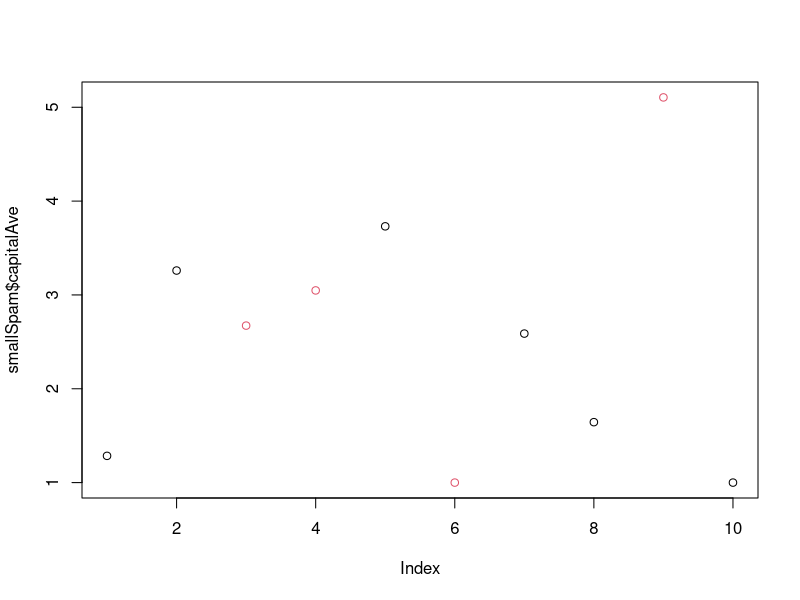

Write R code to recreate this figure.
# this is a program to detect the spam based on the average number of capital letters
#install.packages('caret', dependencies = TRUE)
#install.packages("kernlab")
library(kernlab)
data("spam")
smallSpam <- spam[sample(dim(spam)[1],size=10),]
spamlabel <- (smallSpam$type=="spam")*1+1
plot(smallSpam$capitalAve,col=spamlabel)


# Defining the algorithm of detecting spam
rule <- function(x) {
  prediction <- rep(NA,length(x))
  prediction[x>2.8] <- "spam"
  prediction[x<=2.8] <- "nonspam"
  return(prediction)
}
table(rule(smallSpam$capitalAve),smallSpam$type)
